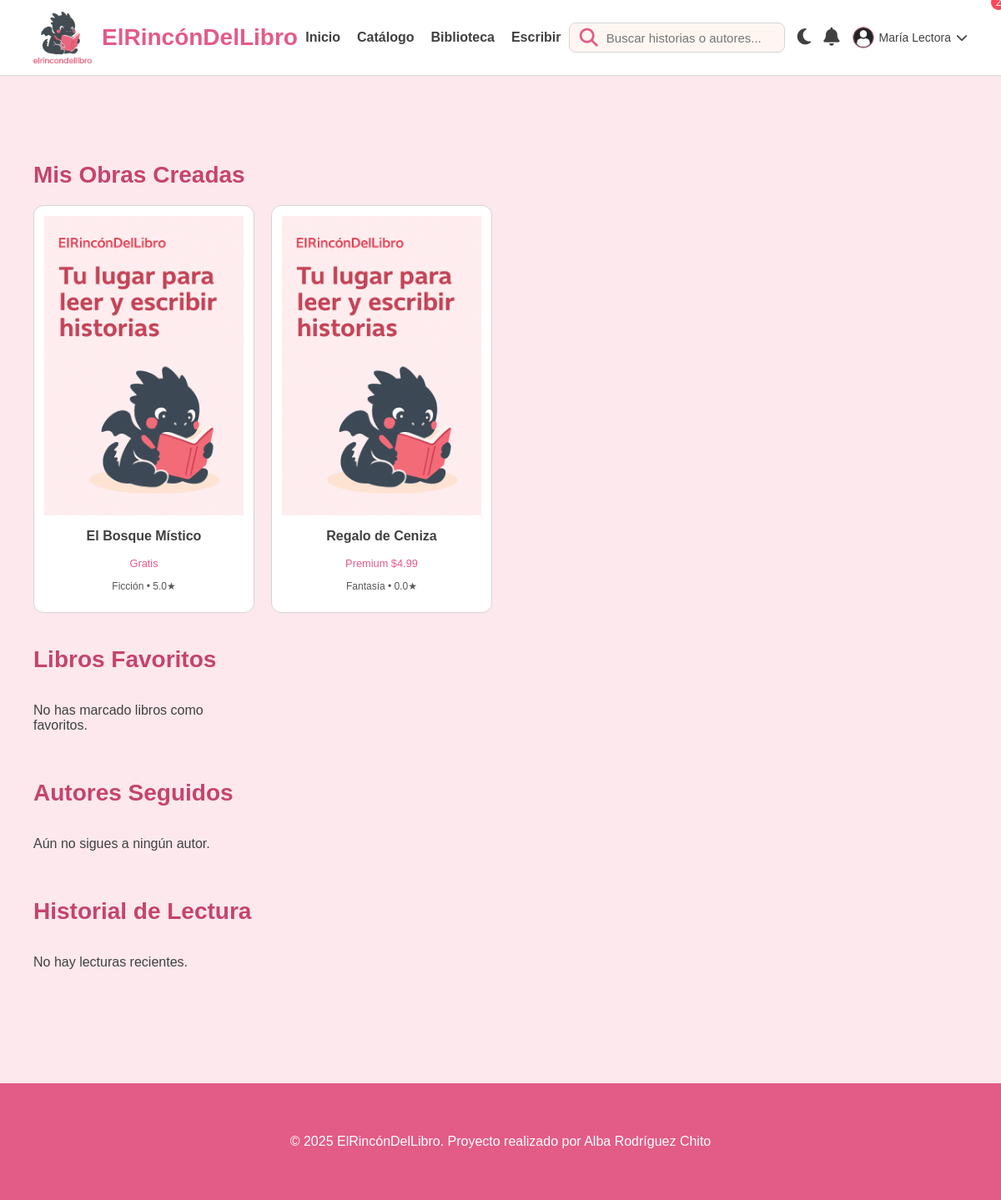
The app's page /biblioteca.php (signed in) with its own data.
### tables this page shows
CREATE TABLE IF NOT EXISTS usuarios (
    id_usuarios INT AUTO_INCREMENT PRIMARY KEY,
    nombre VARCHAR(100) NOT NULL,
    email VARCHAR(100) NOT NULL UNIQUE,
    password VARCHAR(255) NOT NULL,
    avatar VARCHAR(255),
    bio TEXT,
    activo TINYINT(1) DEFAULT 1,
    fecha_registro TIMESTAMP DEFAULT CURRENT_TIMESTAMP
);

CREATE TABLE IF NOT EXISTS libros (
    id_libros INT AUTO_INCREMENT PRIMARY KEY,
    usuario_id INT NOT NULL,
    categoria_id INT,
    titulo VARCHAR(255) NOT NULL,
    portada VARCHAR(255),
    precio DECIMAL(8,2) DEFAULT 0,
    edad_recomendada INT DEFAULT 0,
    estado VARCHAR(20) DEFAULT 'en_proceso',
    fecha_creacion TIMESTAMP DEFAULT CURRENT_TIMESTAMP,
    FOREIGN KEY (usuario_id) REFERENCES usuarios(id_usuarios) ON DELETE CASCADE,
    FOREIGN KEY (categoria_id) REFERENCES categorias(id_categorias) ON DELETE SET NULL
);

CREATE TABLE IF NOT EXISTS categorias (
    id_categorias INT AUTO_INCREMENT PRIMARY KEY,
    nombre VARCHAR(50) NOT NULL
);

### biblioteca.php (the view, shortened to what this page needs)
<?php
include 'conexion.php';
$u_id = $_SESSION['usuario_id'];
$mis_libros = $conexion->query("SELECT l.*, c.nombre AS categoria, COALESCE(AVG(v.puntuacion),0) AS promedio FROM libros l LEFT JOIN categorias c ON l.categoria_id = c.id_categorias LEFT JOIN valoraciones v ON v.libro_id = l.id_libros WHERE l.usuario_id = $u_id GROUP BY l.id_libros, c.nombre ORDER BY l.fecha_creacion DESC");
$libros_favoritos = $conexion->query("SELECT l.id_libros, l.titulo, l.portada FROM favoritos f JOIN libros l ON f.libro_id = l.id_libros WHERE f.usuario_id = $u_id ORDER BY f.id_favoritos DESC LIMIT 8");
$autores_seguidos = $conexion->query("SELECT u.id_usuarios, u.nombre FROM seguidores s JOIN usuarios u ON s.seguido_id = u.id_usuarios WHERE s.seguidor_id = $u_id ORDER BY s.id_seguidores DESC");
$lecturas = $conexion->query("SELECT l.id_libros, l.titulo AS libro, l.portada, c.id_capitulos, c.titulo AS capitulo, a.fecha FROM actividad a JOIN capitulos c ON c.id_capitulos = a.referencia_id JOIN libros l ON c.libro_id = l.id_libros WHERE a.usuario_id = $u_id AND a.tipo = 'lectura_capitulo' AND (l.id_libros, a.fecha) IN (SELECT l2.id_libros, MAX(a2.fecha) FROM actividad a2 JOIN capitulos c2 ON c2.id_capitulos = a2.referencia_id JOIN libros l2 ON c2.libro_id = l2.id_libros WHERE a2.usuario_id = $u_id AND a2.tipo = 'lectura_capitulo' GROUP BY l2.id_libros) ORDER BY a.fecha DESC LIMIT 8");
?>
<!DOCTYPE html>
<html lang="es">
<head>
    <link rel="stylesheet" href="CSS/style1.css">
    <link rel="stylesheet" href="https://cdnjs.cloudflare.com/ajax/libs/font-awesome/6.5.0/css/all.min.css">
</head>
<body>
<?php include 'partials/header.php'; ?>
<section class="section">
    <div class="container">
        <h2 class="section-title">Mis Obras Creadas</h2>
        <div class="row-cards">
            <?php if ($mis_libros && $mis_libros->num_rows > 0): ?>
                <?php while($libro = $mis_libros->fetch_assoc()):
                    $l_id = $libro['id_libros'];
                    $cap_res = $conexion->query("SELECT id_capitulos FROM capitulos WHERE libro_id = $l_id ORDER BY id_capitulos ASC LIMIT 1");
                    $cap = $cap_res ? $cap_res->fetch_assoc() : null;
                    $link = $cap ? "leer.php?id=" . $cap['id_capitulos'] : "escribir.php";
                    $portada = !empty($libro['portada']) ? (strpos($libro['portada'], 'img/') === 0 ? $libro['portada'] : 'img/' . $libro['portada']) : 'img/Imagen_de_ejemplo.png';
                ?>
                    <div class="small-card">
                        <a href="<?php echo $link; ?>" style="text-decoration: none; color: inherit;">
                            <img src="<?php echo htmlspecialchars($portada); ?>" alt="Portada">
                            <p><strong><?php echo htmlspecialchars($libro['titulo']); ?></strong></p>
                            <p style="font-size: 0.8rem; color: var(--rosa-600);"><?php echo ($libro['precio'] > 0 ? 'Premium $' . number_format($libro['precio'], 2) : 'Gratis'); ?></p>
                            <p style="font-size: 0.75rem; color: #555;"><?php echo htmlspecialchars($libro['categoria']); ?> • <?php echo number_format($libro['promedio'],1); ?>★</p>
                        </a>
                    </div>
                <?php endwhile; ?>
            <?php endif; ?>
        </div>
        <h2 class="section-title" style="margin-top: 40px;">Libros Favoritos</h2>
        <div class="row-cards">
            <?php if ($libros_favoritos && $libros_favoritos->num_rows > 0): ?>
                <?php while($libro = $libros_favoritos->fetch_assoc()):
                    $portada = !empty($libro['portada']) ? (strpos($libro['portada'], 'img/') === 0 ? $libro['portada'] : 'img/' . $libro['portada']) : 'img/Imagen_de_ejemplo.png';
                    $cap_res = $conexion->query("SELECT id_capitulos FROM capitulos WHERE libro_id = " . $libro['id_libros'] . " ORDER BY id_capitulos ASC LIMIT 1");
                    $cap = $cap_res ? $cap_res->fetch_assoc() : null;
                ?>
                    <div class="small-card">
                        <a href="<?php echo $cap ? 'leer.php?id=' . $cap['id_capitulos'] : 'catalogo.php'; ?>" style="text-decoration: none; color: inherit;">
                            <img src="<?php echo htmlspecialchars($portada); ?>" alt="Portada">
                            <p><strong><?php echo htmlspecialchars($libro['titulo']); ?></strong></p>
                        </a>
                    </div>
                <?php endwhile; ?>
            <?php else: ?>
                <p>No has marcado libros como favoritos.</p>
            <?php endif; ?>
        </div>
        <h2 class="section-title" style="margin-top: 40px;">Autores Seguidos</h2>
        <div style="display: grid; gap: 12px;">
            <?php if ($autores_seguidos && $autores_seguidos->num_rows > 0): ?>
                <?php while($autor = $autores_seguidos->fetch_assoc()): ?>
                    <a href="perfil.php?user_id=<?php echo $autor['id_usuarios']; ?>" style="text-decoration: none; color: inherit;">
                        <div style="border: 1px solid #ddd; border-radius: 10px; padding: 14px; display:flex; justify-content:space-between; align-items:center;">
                            <span><?php echo htmlspecialchars($autor['nombre']); ?></span>
                            <i class="fa-solid fa-chevron-right" style="color:#999;"></i>
                        </div>
                    </a>
                <?php endwhile; ?>
            <?php else: ?>
                <p>Aún no sigues a ningún autor.</p>
            <?php endif; ?>
        </div>
        <h2 class="section-title" style="margin-top: 40px;">Historial de Lectura</h2>
        <div class="row-cards">
            <?php if ($lecturas && $lecturas->num_rows > 0): ?>
                <?php while($entrada = $lecturas->fetch_assoc()):
                    $portada = !empty($entrada['portada']) ? (strpos($entrada['portada'], 'img/') === 0 ? $entrada['portada'] : 'img/' . $entrada['portada']) : 'img/Imagen_de_ejemplo.png'; ?>
                    <div class="small-card">
                        <a href="leer.php?id=<?php echo $entrada['id_capitulos']; ?>" style="text-decoration: none; color: inherit;">
                            <img src="<?php echo htmlspecialchars($portada); ?>" alt="Portada">
                            <p><strong><?php echo htmlspecialchars($entrada['capitulo']); ?></strong></p>
                            <p style="font-size: 0.8rem; color: var(--rosa-600);"><?php echo htmlspecialchars($entrada['libro']); ?></p>
                        </a>
                    </div>
                <?php endwhile; ?>
            <?php else: ?>
                <p>No hay lecturas recientes.</p>
            <?php endif; ?>
        </div>
    </div>
</section>
<?php include 'partials/footer.php'; ?>
</body>
</html>

### partials/header.php (shortened to what this page needs)
<?php
include 'conexion.php';
$nombre_usuario = isset($_SESSION['usuario_nombre']) ? $_SESSION['usuario_nombre'] : null;
$usuario_id = isset($_SESSION['usuario_id']) ? $_SESSION['usuario_id'] : null;
$notif_count = 0;
if ($usuario_id) {
    $res_not = $conexion->query("SELECT id_notificaciones, mensaje, url, leida, fecha FROM notificaciones WHERE usuario_id = $usuario_id ORDER BY fecha DESC LIMIT 8");
    $res_count = $conexion->query("SELECT COUNT(*) AS total FROM notificaciones WHERE usuario_id = $usuario_id AND leida = 0");
    if ($res_count) {
        $row_count = $res_count->fetch_assoc();
        $notif_count = $row_count['total'] ?? 0;
    }
    $avatar_url = 'img/user-default.png';
    $res_avatar = $conexion->query("SELECT avatar FROM usuarios WHERE id_usuarios = $usuario_id LIMIT 1");
    if ($res_avatar && $res_avatar->num_rows === 1) {
        $row = $res_avatar->fetch_assoc();
        if (!empty($row['avatar'])) {
            $avatar_url = $row['avatar'];
        }
    }
}
?>
<header class="header">
    <div class="container header-inner">
        <div class="header-left">
            <img src="img/dragon1.png" class="logo-dragon" alt="logo">
            <h1 class="logo-text">ElRincónDelLibro</h1>
        </div>
        <nav class="nav-menu">
            <a href="index.php">Inicio</a>
            <a href="catalogo.php">Catálogo</a>
            <a href="biblioteca.php">Biblioteca</a>
            <a href="escribir.php">Escribir</a>
        </nav>
        <div class="header-right">
            <form action="catalogo.php" method="GET" class="search-box">
                <i class="fa-solid fa-magnifying-glass search-icon"></i>
                <input type="text" name="search" placeholder="Buscar historias o autores..." value="<?php echo isset($_GET['search']) ? htmlspecialchars($_GET['search']) : ''; ?>">
            </form>
            <div class="dark-mode-switch" onclick="toggleDarkMode()" title="Cambiar modo">
                <i id="dark-icon" class="fa-solid fa-moon"></i>
            </div>
            <div class="notification-dropdown">
                <div class="notification-trigger" id="notifTrigger">
                    <i class="fa-solid fa-bell"></i>
                    <?php if ($nombre_usuario && $notif_count > 0): ?>
                        <span class="notif-count" style="position: absolute; top: -6px; right: -6px; background: #ff4757; color: white; border-radius: 50%; width: 18px; height: 18px; display: inline-flex; align-items: center; justify-content: center; font-size: 0.75rem;"><?php echo $notif_count; ?></span>
                    <?php endif; ?>
                </div>
            </div>
            <?php if ($nombre_usuario): ?>
                <div class="user-menu">
                    <div class="user-trigger">
                        <div class="avatar-container">
                            <img src="<?php echo htmlspecialchars($avatar_url); ?>" alt="Usuario" class="img-login-header">
                        </div>
                        <span class="user-name-text"><?= htmlspecialchars($nombre_usuario) ?></span>
                        <i class="fa-solid fa-chevron-down icon-arrow"></i>
                    </div>
                </div>
            <?php else: ?>
                <a href="login.php" class="login-link"><i class="fa-solid fa-user"></i></a>
            <?php endif; ?>
        </div>
    </div>
</header>

### CSS/style1.css (style rules this page uses)
:root { --rosa-50: #FCE8ED; --rosa-200: #F7B7C8; --rosa-400: #F185A5; --rosa-600: #E35B87; --rosa-800: #C5446C; --crema: #FFF6F2; --gris-100: #F7F7F7; --gris-300: #D5D5D5; --gris-700: #404040; --max-width: 1200px; --color-fondo: var(--rosa-50); --color-texto: var(--gris-700); --color-blanco-elementos: #ffffff; --color-borde: var(--gris-300); --sombra: rgba(0, 0, 0, 0.1); }
* { box-sizing: border-box; }
body { margin: 0; background: var(--color-fondo); font-family: "Verdana", sans-serif; color: var(--color-texto); transition: background 0.3s ease, color 0.3s ease; }
img { display: block; max-width: 100%; }
.container { max-width: var(--max-width); margin: auto; padding: 20px 40px; }
.header { background: var(--color-blanco-elementos); backdrop-filter: blur(6px); border-bottom: 1px solid var(--color-borde); position: sticky; top: 0; z-index: 20; }
.header-inner { display: flex; justify-content: space-between; align-items: center; height: 90px; }
.header-left { display: flex; align-items: center; gap: 12px; }
.logo-dragon { width: 70px; }
.logo-text { font-size: 28px; font-weight: 700; color: var(--rosa-600); }
.nav-menu { display: flex; gap: 20px; }
.nav-menu a { text-decoration: none; color: var(--color-texto); font-size: 16px; font-weight: 600; }
.search-box { display: flex; align-items: center; background: var(--crema); border: 1px solid var(--color-borde); padding: 6px 12px; border-radius: 8px; }
.search-box input { border: none; outline: none; background: transparent; margin-left: 8px; font-size: 15px; color: var(--color-texto); }
.search-icon { color: var(--rosa-600); }
.header-right { display: flex; align-items: center; gap: 15px; font-size: 22px; color: var(--color-texto); }
.section { padding: 60px 0; }
.section-title { font-size: 28px; color: var(--rosa-800); margin-bottom: 20px; }
.row-cards { display: grid; grid-template-columns: repeat(4,1fr); gap: 20px; }
.small-card { background: var(--color-blanco-elementos); padding: 12px; border-radius: 12px; border: 1px solid var(--color-borde); text-align: center; cursor: pointer; }
.user-menu { position: relative; display: flex; align-items: center; }
.user-trigger { display: flex; align-items: center; gap: 6px; cursor: pointer; font-size: 14px; }
.avatar-container { width: 26px; height: 26px; min-width: 26px; min-height: 26px; border-radius: 50%; overflow: hidden; border: 1.5px solid var(--rosa-400); display: flex; align-items: center; justify-content: center; background: #fff; }
.img-login-header { width: 26px; height: 26px; object-fit: cover; }

### records on screen
usuarios: avatar (placeholder picture)
libros: portada (picture), titulo "El Bosque Místico", precio "Gratis", categoria.nombre "Ficción", promedio "5.0"
libros: portada (picture), titulo "Regalo de Ceniza", precio "4.99", categoria.nombre "Fantasía", promedio "0.0"

### other values on screen
$nombre_usuario "María Lectora"
